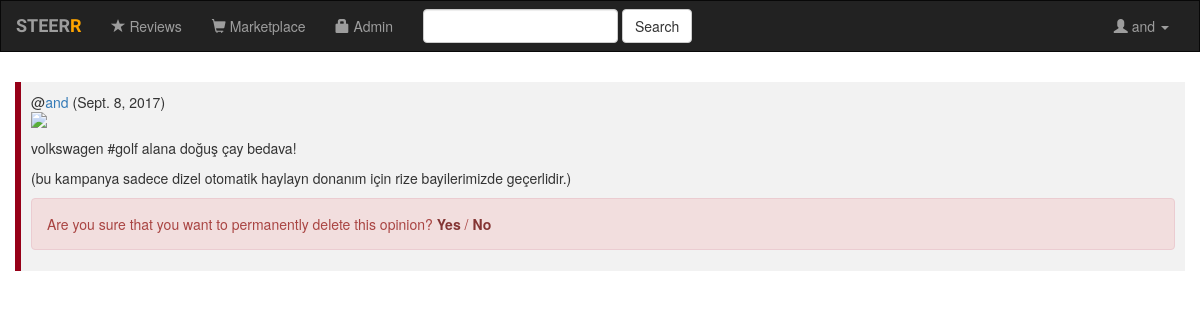
Page /members/and/opinions/11/confirm/ (signed in) on the earlier database version.
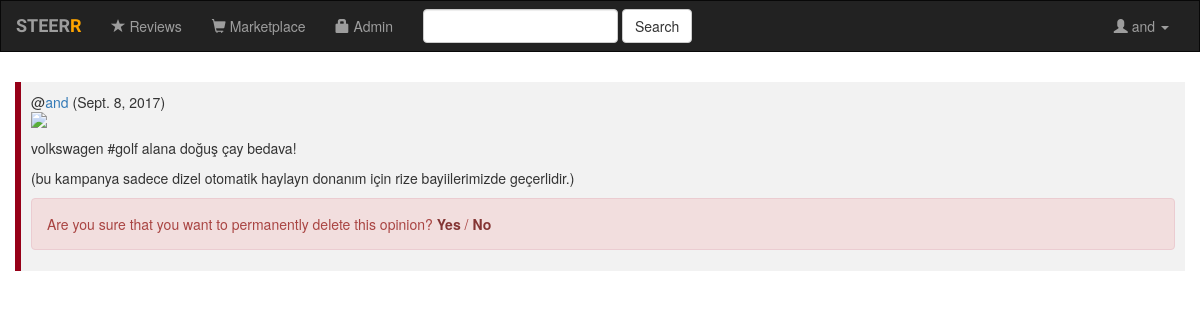
Same page on the later database version.
### home/models.py (models this page shows, shortened)
class Opinion(VoteModel, models.Model):
	user = models.ForeignKey(User, on_delete=models.CASCADE)
	text = models.TextField()
	photo = models.ImageField(upload_to="static/home/images/", null=True, blank=True, validators=[file_size])
	created = models.DateTimeField()
	modified = models.DateTimeField()
	class Meta:
		ordering = ['created']

### home/views.py (the view)
# urls.py: url(r'^members/(?P<username>[-\w\d.]+)/opinions/(?P<opinion_id>\d+)/confirm/$', views.opinion_confirm, name="opinion-confirm"),
def opinion_confirm(request, username, opinion_id):
	member = User.objects.get(username=username)
	opinion = Opinion.objects.get(id=opinion_id)
	context = {
	"member": member,
	"opinion": opinion
	}
	return render(request, "home/confirmation.html", context)

### templates/home/confirmation.html (shortened to what this page needs)
{% extends "base.html" %}
{% load static %}
{% load humanize %}
{% block body %}
<div class="container-fluid">
	{% if user == member or user.is_superuser %}
		<div class="opinion">
			@<a href="{% url 'home:member' member %}">{{ opinion.user }}</a> ({{ opinion.created.date }})<br>
			<img src="/{{ content.photo }}" class="img-responsive" style="width: 100%; max-width: 980px;">
			<p>{{ opinion.text|linebreaks }}</p>
			<div class="alert alert-danger">
  				Are you sure that you want to permanently delete this opinion? <a href="{% url 'home:opinion-delete' username=member.username opinion_id=opinion.id %}" class="alert-link">Yes</a> / <a href="{% url 'home:member' member.username %}" class="alert-link">No</a>
			</div>
		</div>
	{% else %}
		<div class="alert alert-danger">
  			You don't have permission to delete this opinion. <a href="{% url 'home:member' member.username %}" class="alert-link">Visit {{ member }}'s profile</a>
		</div>
	{% endif %}
{% endblock %}

Differences in the rows shown:
changed Opinion "and": text "volkswagen #golf alana doğuş çay bedava! (bu kampanya sadece dizel otomatik haylayn donanım için rize bayilerimizde geçerlidir.)" → "volkswagen #golf alana doğuş çay bedava! (bu kampanya sadece dizel otomatik haylayn donanım için rize bayiilerimizde geçerlidir.)"
